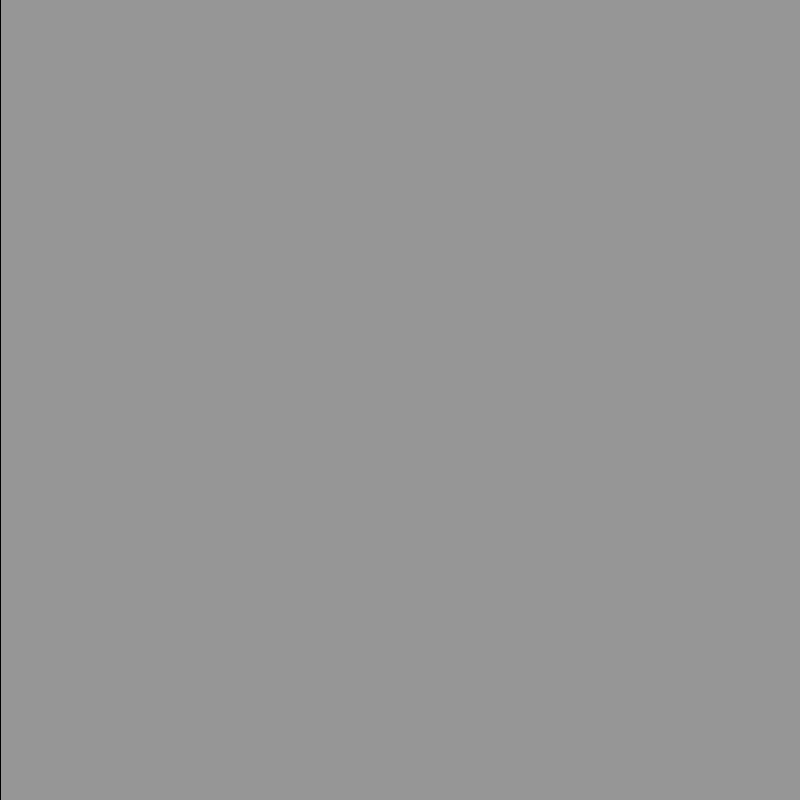
Frame 1 (no input)
Frame 60 (the mouse pressed at the canvas centre just before this capture): identical to frame 1, image omitted
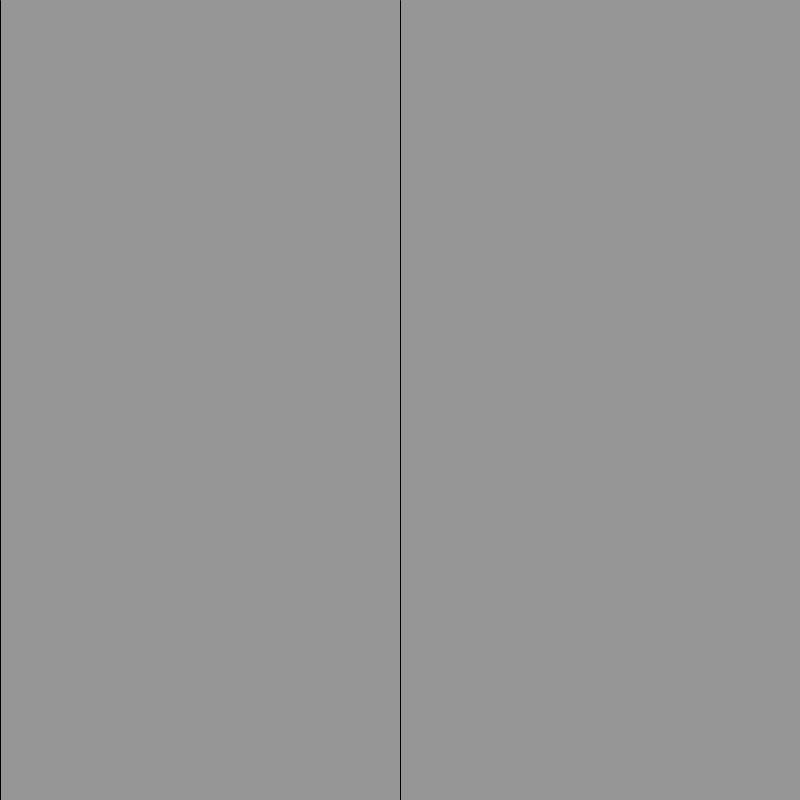
Frame 120 (the mouse held since frame 60 and released just before this capture)

The Processing sketch that drew these frames (run headless with seeded random() and noise(); from frame 60 on, the mouse is pressed at the canvas centre):

// Processing sketch: F007_ForCycle_Part2
// ── F007_ForCycle_Part2.pde
void setup(){
  size(800,800);
  background(150,150,150);
  smooth();
}

void draw(){
  background(150,150,150);
  for(float i=0; i<=400; i++){
    line((i*mouseX),0,(i*mouseY),height);
  }
  //noLoop();
}
